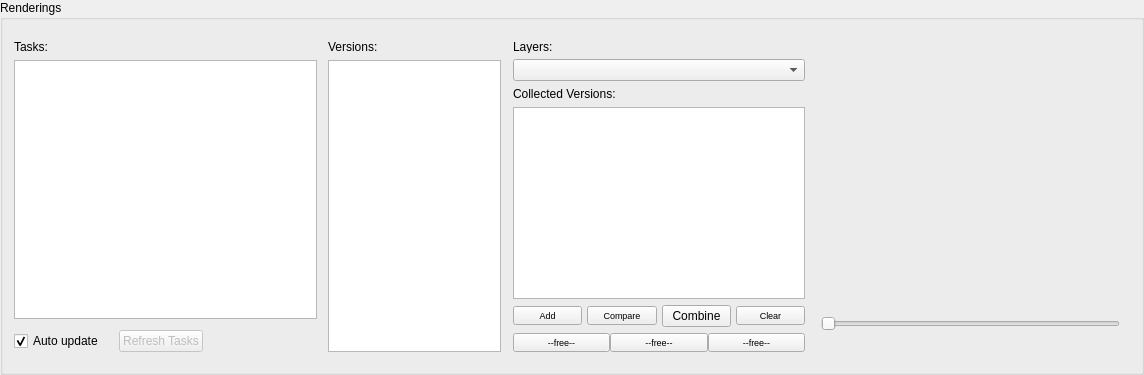
         <widget class="QGroupBox" name="gb_renderings">
          <property name="sizePolicy">
           <sizepolicy hsizetype="Preferred" vsizetype="Preferred">
            <horstretch>0</horstretch>
            <verstretch>0</verstretch>
           </sizepolicy>
          </property>
          <property name="title">
           <string>Renderings</string>
          </property>
          <layout class="QHBoxLayout" name="horizontalLayout_5">
           <item>
            <widget class="QWidget" name="widget_5" native="true">
             <property name="sizePolicy">
              <sizepolicy hsizetype="Preferred" vsizetype="Preferred">
               <horstretch>10</horstretch>
               <verstretch>0</verstretch>
              </sizepolicy>
             </property>
             <layout class="QVBoxLayout" name="verticalLayout_8">
              <property name="leftMargin">
               <number>0</number>
              </property>
              <property name="rightMargin">
               <number>0</number>
              </property>
              <item>
               <widget class="QLabel" name="l_task">
                <property name="text">
                 <string>Tasks:</string>
                </property>
               </widget>
              </item>
              <item>
               <widget class="QListWidget" name="lw_task">
                <property name="contextMenuPolicy">
                 <enum>Qt::CustomContextMenu</enum>
                </property>
                <property name="selectionMode">
                 <enum>QAbstractItemView::ExtendedSelection</enum>
                </property>
               </widget>
              </item>
              <item>
               <widget class="QWidget" name="widget" native="true">
                <layout class="QHBoxLayout" name="horizontalLayout_10">
                 <property name="spacing">
                  <number>15</number>
                 </property>
                 <property name="leftMargin">
                  <number>0</number>
                 </property>
                 <property name="topMargin">
                  <number>5</number>
                 </property>
                 <property name="rightMargin">
                  <number>0</number>
                 </property>
                 <property name="bottomMargin">
                  <number>0</number>
                 </property>
                 <item>
                  <widget class="QCheckBox" name="chb_autoUpdate">
                   <property name="text">
                    <string>Auto update</string>
                   </property>
                   <property name="checked">
                    <bool>true</bool>
                   </property>
                  </widget>
                 </item>
                 <item>
                  <widget class="QPushButton" name="b_refresh">
                   <property name="enabled">
                    <bool>false</bool>
                   </property>
                   <property name="focusPolicy">
                    <enum>Qt::NoFocus</enum>
                   </property>
                   <property name="text">
                    <string>Refresh Tasks</string>
                   </property>
                  </widget>
                 </item>
                 <item>
                  <spacer name="horizontalSpacer_3">
                   <property name="orientation">
                    <enum>Qt::Horizontal</enum>
                   </property>
                   <property name="sizeHint" stdset="0">
                    <size>
                     <width>40</width>
                     <height>20</height>
                    </size>
                   </property>
                  </spacer>
                 </item>
                </layout>
               </widget>
              </item>
             </layout>
            </widget>
           </item>
           <item>
            <widget class="QWidget" name="widget_2" native="true">
             <property name="sizePolicy">
              <sizepolicy hsizetype="Preferred" vsizetype="Preferred">
               <horstretch>6</horstretch>
               <verstretch>0</verstretch>
              </sizepolicy>
             </property>
             <layout class="QVBoxLayout" name="verticalLayout_11">
              <property name="leftMargin">
               <number>5</number>
              </property>
              <property name="rightMargin">
               <number>5</number>
              </property>
              <item>
               <widget class="QLabel" name="l_version">
                <property name="text">
                 <string>Versions:</string>
                </property>
               </widget>
              </item>
              <item>
               <widget class="QListWidget" name="lw_version">
                <property name="maximumSize">
                 <size>
                  <width>16777215</width>
                  <height>9999</height>
                 </size>
                </property>
                <property name="contextMenuPolicy">
                 <enum>Qt::CustomContextMenu</enum>
                </property>
                <property name="selectionMode">
                 <enum>QAbstractItemView::ExtendedSelection</enum>
                </property>
               </widget>
              </item>
             </layout>
            </widget>
           </item>
           <item>
            <widget class="QWidget" name="verticalWidget_2" native="true">
             <property name="sizePolicy">
              <sizepolicy hsizetype="Preferred" vsizetype="Preferred">
               <horstretch>10</horstretch>
               <verstretch>0</verstretch>
              </sizepolicy>
             </property>
             <layout class="QVBoxLayout" name="verticalLayout_15">
              <property name="leftMargin">
               <number>1</number>
              </property>
              <property name="topMargin">
               <number>9</number>
              </property>
              <property name="rightMargin">
               <number>10</number>
              </property>
              <property name="bottomMargin">
               <number>9</number>
              </property>
              <item>
               <widget class="QLabel" name="l_layer">
                <property name="sizePolicy">
                 <sizepolicy hsizetype="Fixed" vsizetype="Fixed">
                  <horstretch>0</horstretch>
                  <verstretch>0</verstretch>
                 </sizepolicy>
                </property>
                <property name="maximumSize">
                 <size>
                  <width>16777215</width>
                  <height>13</height>
                 </size>
                </property>
                <property name="text">
                 <string>Layers:</string>
                </property>
               </widget>
              </item>
              <item>
               <widget class="QComboBox" name="cb_layer"/>
              </item>
              <item>
               <widget class="QLabel" name="l_compare">
                <property name="sizePolicy">
                 <sizepolicy hsizetype="Fixed" vsizetype="Fixed">
                  <horstretch>0</horstretch>
                  <verstretch>0</verstretch>
                 </sizepolicy>
                </property>
                <property name="maximumSize">
                 <size>
                  <width>16777215</width>
                  <height>16</height>
                 </size>
                </property>
                <property name="text">
                 <string>Collected Versions:</string>
                </property>
               </widget>
              </item>
              <item>
               <widget class="QListWidget" name="lw_compare">
                <property name="maximumSize">
                 <size>
                  <width>16777215</width>
                  <height>16777215</height>
                 </size>
                </property>
                <property name="contextMenuPolicy">
                 <enum>Qt::CustomContextMenu</enum>
                </property>
                <property name="selectionMode">
                 <enum>QAbstractItemView::ExtendedSelection</enum>
                </property>
               </widget>
              </item>
              <item>
               <widget class="QWidget" name="w_rvButtons" native="true">
                <layout class="QHBoxLayout" name="horizontalLayout_11">
                 <property name="spacing">
                  <number>5</number>
                 </property>
                 <property name="margin">
                  <number>0</number>
                 </property>
                 <item>
                  <widget class="QPushButton" name="b_addRV">
                   <property name="sizePolicy">
                    <sizepolicy hsizetype="Ignored" vsizetype="Fixed">
                     <horstretch>0</horstretch>
                     <verstretch>0</verstretch>
                    </sizepolicy>
                   </property>
                   <property name="maximumSize">
                    <size>
                     <width>16777215</width>
                     <height>16777215</height>
                    </size>
                   </property>
                   <property name="font">
                    <font>
                     <pointsize>7</pointsize>
                    </font>
                   </property>
                   <property name="focusPolicy">
                    <enum>Qt::NoFocus</enum>
                   </property>
                   <property name="contextMenuPolicy">
                    <enum>Qt::CustomContextMenu</enum>
                   </property>
                   <property name="text">
                    <string>Add</string>
                   </property>
                   <property name="checkable">
                    <bool>false</bool>
                   </property>
                  </widget>
                 </item>
                 <item>
                  <widget class="QPushButton" name="b_compareRV">
                   <property name="sizePolicy">
                    <sizepolicy hsizetype="Ignored" vsizetype="Fixed">
                     <horstretch>0</horstretch>
                     <verstretch>0</verstretch>
                    </sizepolicy>
                   </property>
                   <property name="maximumSize">
                    <size>
                     <width>16777215</width>
                     <height>16777215</height>
                    </size>
                   </property>
                   <property name="font">
                    <font>
                     <pointsize>7</pointsize>
                    </font>
                   </property>
                   <property name="focusPolicy">
                    <enum>Qt::NoFocus</enum>
                   </property>
                   <property name="contextMenuPolicy">
                    <enum>Qt::CustomContextMenu</enum>
                   </property>
                   <property name="text">
                    <string>Compare</string>
                   </property>
                   <property name="checkable">
                    <bool>false</bool>
                   </property>
                  </widget>
                 </item>
                 <item>
                  <widget class="QPushButton" name="b_combineVersions">
                   <property name="sizePolicy">
                    <sizepolicy hsizetype="Ignored" vsizetype="Fixed">
                     <horstretch>0</horstretch>
                     <verstretch>0</verstretch>
                    </sizepolicy>
                   </property>
                   <property name="focusPolicy">
                    <enum>Qt::NoFocus</enum>
                   </property>
                   <property name="contextMenuPolicy">
                    <enum>Qt::CustomContextMenu</enum>
                   </property>
                   <property name="text">
                    <string>Combine</string>
                   </property>
                  </widget>
                 </item>
                 <item>
                  <widget class="QPushButton" name="b_clearRV">
                   <property name="sizePolicy">
                    <sizepolicy hsizetype="Ignored" vsizetype="Fixed">
                     <horstretch>0</horstretch>
                     <verstretch>0</verstretch>
                    </sizepolicy>
                   </property>
                   <property name="maximumSize">
                    <size>
                     <width>16777215</width>
                     <height>16777215</height>
                    </size>
                   </property>
                   <property name="font">
                    <font>
                     <pointsize>7</pointsize>
                    </font>
                   </property>
                   <property name="focusPolicy">
                    <enum>Qt::NoFocus</enum>
                   </property>
                   <property name="contextMenuPolicy">
                    <enum>Qt::CustomContextMenu</enum>
                   </property>
                   <property name="text">
                    <string>Clear</string>
                   </property>
                   <property name="checkable">
                    <bool>false</bool>
                   </property>
                  </widget>
                 </item>
                </layout>
               </widget>
              </item>
              <item>
               <widget class="QWidget" name="w_saveButtons" native="true">
                <layout class="QHBoxLayout" name="horizontalLayout_2">
                 <property name="spacing">
                  <number>0</number>
                 </property>
                 <property name="margin">
                  <number>0</number>
                 </property>
                 <item>
                  <widget class="QPushButton" name="b_saveRender1">
                   <property name="sizePolicy">
                    <sizepolicy hsizetype="Ignored" vsizetype="Fixed">
                     <horstretch>0</horstretch>
                     <verstretch>0</verstretch>
                    </sizepolicy>
                   </property>
                   <property name="maximumSize">
                    <size>
                     <width>16777215</width>
                     <height>16777215</height>
                    </size>
                   </property>
                   <property name="font">
                    <font>
                     <pointsize>7</pointsize>
                    </font>
                   </property>
                   <property name="focusPolicy">
                    <enum>Qt::NoFocus</enum>
                   </property>
                   <property name="contextMenuPolicy">
                    <enum>Qt::CustomContextMenu</enum>
                   </property>
                   <property name="text">
                    <string>--free--</string>
                   </property>
                   <property name="checkable">
                    <bool>false</bool>
                   </property>
                  </widget>
                 </item>
                 <item>
                  <widget class="QPushButton" name="b_saveRender2">
                   <property name="sizePolicy">
                    <sizepolicy hsizetype="Ignored" vsizetype="Fixed">
                     <horstretch>0</horstretch>
                     <verstretch>0</verstretch>
                    </sizepolicy>
                   </property>
                   <property name="maximumSize">
                    <size>
                     <width>16777215</width>
                     <height>16777215</height>
                    </size>
                   </property>
                   <property name="font">
                    <font>
                     <pointsize>7</pointsize>
                    </font>
                   </property>
                   <property name="focusPolicy">
                    <enum>Qt::NoFocus</enum>
                   </property>
                   <property name="contextMenuPolicy">
                    <enum>Qt::CustomContextMenu</enum>
                   </property>
                   <property name="text">
                    <string>--free--</string>
                   </property>
                   <property name="checkable">
                    <bool>false</bool>
                   </property>
                  </widget>
                 </item>
                 <item>
                  <widget class="QPushButton" name="b_saveRender3">
                   <property name="sizePolicy">
                    <sizepolicy hsizetype="Ignored" vsizetype="Fixed">
                     <horstretch>0</horstretch>
                     <verstretch>0</verstretch>
                    </sizepolicy>
                   </property>
                   <property name="maximumSize">
                    <size>
                     <width>16777215</width>
                     <height>16777215</height>
                    </size>
                   </property>
                   <property name="font">
                    <font>
                     <pointsize>7</pointsize>
                    </font>
                   </property>
                   <property name="focusPolicy">
                    <enum>Qt::NoFocus</enum>
                   </property>
                   <property name="contextMenuPolicy">
                    <enum>Qt::CustomContextMenu</enum>
                   </property>
                   <property name="text">
                    <string>--free--</string>
                   </property>
                   <property name="checkable">
                    <bool>false</bool>
                   </property>
                  </widget>
                 </item>
                </layout>
               </widget>
              </item>
             </layout>
            </widget>
           </item>
           <item>
            <widget class="QWidget" name="widget_7" native="true">
             <property name="sizePolicy">
              <sizepolicy hsizetype="Fixed" vsizetype="Preferred">
               <horstretch>0</horstretch>
               <verstretch>0</verstretch>
              </sizepolicy>
             </property>
             <property name="minimumSize">
              <size>
               <width>309</width>
               <height>0</height>
              </size>
             </property>
             <property name="maximumSize">
              <size>
               <width>309</width>
               <height>16777215</height>
              </size>
             </property>
             <layout class="QVBoxLayout" name="verticalLayout_12">
              <property name="leftMargin">
               <number>0</number>
              </property>
              <item>
               <widget class="QWidget" name="w_info" native="true">
                <property name="maximumSize">
                 <size>
                  <width>16777215</width>
                  <height>35</height>
                 </size>
                </property>
                <layout class="QVBoxLayout" name="verticalLayout_20">
                 <property name="spacing">
                  <number>0</number>
                 </property>
                 <property name="margin">
                  <number>0</number>
                 </property>
                 <item>
                  <widget class="QLabel" name="l_info">
                   <property name="maximumSize">
                    <size>
                     <width>16777215</width>
                     <height>13</height>
                    </size>
                   </property>
                   <property name="text">
                    <string/>
                   </property>
                  </widget>
                 </item>
                 <item>
                  <spacer name="verticalSpacer">
                   <property name="orientation">
                    <enum>Qt::Vertical</enum>
                   </property>
                   <property name="sizeHint" stdset="0">
                    <size>
                     <width>20</width>
                     <height>40</height>
                    </size>
                   </property>
                  </spacer>
                 </item>
                 <item>
                  <widget class="QLabel" name="l_date">
                   <property name="maximumSize">
                    <size>
                     <width>16777215</width>
                     <height>13</height>
                    </size>
                   </property>
                   <property name="text">
                    <string/>
                   </property>
                  </widget>
                 </item>
                </layout>
               </widget>
              </item>
              <item>
               <widget class="QLabel" name="l_preview">
                <property name="sizePolicy">
                 <sizepolicy hsizetype="Fixed" vsizetype="Fixed">
                  <horstretch>0</horstretch>
                  <verstretch>0</verstretch>
                 </sizepolicy>
                </property>
                <property name="minimumSize">
                 <size>
                  <width>300</width>
                  <height>169</height>
                 </size>
                </property>
                <property name="contextMenuPolicy">
                 <enum>Qt::CustomContextMenu</enum>
                </property>
                <property name="text">
                 <string/>
                </property>
                <property name="alignment">
                 <set>Qt::AlignCenter</set>
                </property>
               </widget>
              </item>
              <item>
               <widget class="QSlider" name="sl_preview">
                <property name="sizePolicy">
                 <sizepolicy hsizetype="Fixed" vsizetype="Fixed">
                  <horstretch>0</horstretch>
                  <verstretch>0</verstretch>
                 </sizepolicy>
                </property>
                <property name="minimumSize">
                 <size>
                  <width>299</width>
                  <height>0</height>
                 </size>
                </property>
                <property name="orientation">
                 <enum>Qt::Horizontal</enum>
                </property>
               </widget>
              </item>
             </layout>
            </widget>
           </item>
          </layout>
         </widget>
